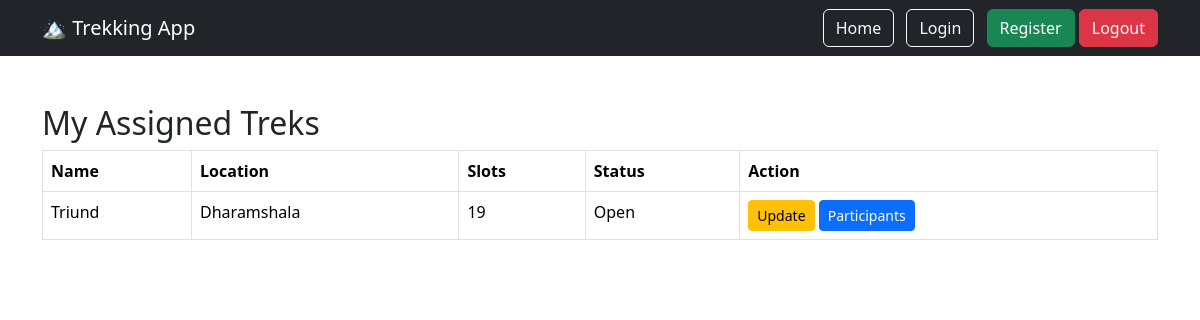
/staff (signed in), run on the app's committed database.
### models/trek.py (models this page shows)
class Trek(db.Model):
    __tablename__ = "treks"
    id = db.Column( db.Integer, primary_key=True)
    name = db.Column( db.String(100) , nullable=False)
    location = db.Column(db.String(100), nullable=False)
    difficulty = db.Column(db.String(20), nullable=False)
    duration = db.Column( db.Integer , nullable=False)
    slots = db.Column( db.Integer , nullable=False)
    start_date = db.Column( db.Date, nullable=False)
    end_date = db.Column( db.Date , nullable=False)
    status = db.Column( db.String(30), default="Open")
    staff_id = db.Column( db.Integer, db.ForeignKey("users.id"), nullable=True)

### routes/staff.py (the view)
@staff.route("/staff")
@login_required
def dashboard():
    treks = Trek.query.filter_by(
        staff_id=current_user.id
    ).all()
    return render_template(
        "staff/dashboard.html",
        treks=treks
    )

### app.py (called while the page is built)
@login_manager.user_loader
def load_user(user_id):
    return User.query.get(int(user_id))

### templates/staff/dashboard.html
{% extends "base.html" %}
{% block content %}
<h2>My Assigned Treks</h2>
<table class="table table-bordered">
    <thead>
        <tr>
            <th>Name</th>
            <th>Location</th>
            <th>Slots</th>
            <th>Status</th>
            <th>Action</th>
        </tr>
    </thead>
    <tbody>
        {% for trek in treks %}
        <tr>
            <td>{{ trek.name }}</td>
            <td>{{ trek.location }}</td>
            <td>{{ trek.slots }}</td>
            <td>{{ trek.status }}</td>
            <td>
                <a href="/staff/update/{{ trek.id }}" class="btn btn-warning btn-sm">
                    Update
                </a>
                <a href="/staff/participants/{{ trek.id }}" class="btn btn-primary btn-sm">
                    Participants
                </a>
            </td>
        </tr>
        {% endfor %}
    </tbody>
</table>
{% endblock %}

### data on the page
Trek: name "Triund", location "Dharamshala", slots "19", status "Open"
